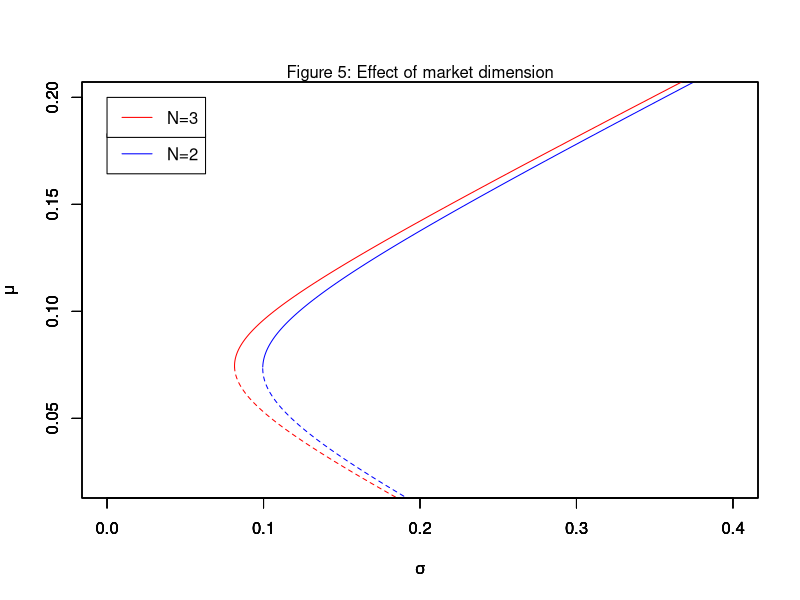

Reproduce this figure in R.
#Figure 5: Effect of market dimension


r1<-c(-0.21,0.09,0.28,0.48) 
r2<-c(0.06,0.18,-0.14,0.1)  #Data of returns

u<-t(c(1,1))
mu<-t(c(mean(r1),mean(r2))) #vector of mean returns (no distribution assumed)
cov12=3/4*cov(r1,r2)        #population covariance; from now own estimates are popultion estimates not sample (why?)
sigma<-c(sqrt(3/4*var(r1)),sqrt(3/4*var(r2)))
corr=cov12/sigma[1]*sigma[2]
C<-matrix(c(sigma[1]^2,cov12,
            cov12,sigma[2]^2)
          ,ncol=2,nrow=2)           #variance-covariance matrix   
invC=solve(C)

weights<-function(x){
  a<-matrix(c(1,u%*%invC%*%t(mu), 
              x,mu%*%invC%*%t(mu)),nrow=2,ncol=2)
  b<-matrix(c(u%*%invC%*%t(u),1, 
              mu%*%invC%*%t(u),x),nrow=2,ncol=2)
  c<-matrix(c(u%*%invC%*%t(u),u%*%invC%*%t(mu), 
              mu%*%invC%*%t(u),mu%*%invC%*%t(mu)),
            nrow=2,ncol=2)
  w=(det(a)*u%*%invC+det(b)*mu%*%invC)/det(c)
  return(w)
}           

t<-seq(0.0,0.5,0.001)
W=matrix(,nrow = length(t), ncol = 2)
for(i in 0:length(t)){
  W[i,]<-t(as.vector(weights(t[i])))
}                         #first we create a length(t)x2-matrix storing the weigths associated with
#different returns

w21<-t(as.vector(W[21,]))
t(w21)
sqrt(w21%*%C%*%t(w21))    #for example, this is the risk associated with weights in row 21

d=matrix(,nrow=501,ncol=2)
for(i in 1:501){
  d[i,]<-(t(as.vector(W[i,])))
}                         #next, we create a matrix d which treats every row as an individual vector of weights

V=matrix(,nrow=501,ncol=1)
for(i in 1:501){
  V[i,]<-sqrt(t(as.vector(d[i,]))%*%C%*%t(t(as.vector(d[i,]))))
}                         #lastly, we create yet another matrix V storing the risk associated with each weight

#Efficient Frontier

r<-as.vector(V)

par(mfrow=c(1,1))

plot(t[0:75]~r[0:75],xlab=expression(sigma),ylab=expression(mu), xlim=c(0,0.4),ylim=c(0.02,0.2),
     type="l",lty="dashed",col="blue")
par(new=TRUE)
plot(t[75:501]~r[75:501],xlab=expression(sigma),ylab=expression(mu), xlim=c(0,0.4),ylim=c(0.02,0.2),
     type="l",lwd="1",col="blue")


#3 assets

r1<-c(-0.21,0.09,0.28,0.48) 
r2<-c(0.06,0.18,-0.14,0.1)  #Data of linear returns
r3<-c(-0.15,0.22,0.07,0.29)
#r4<-c(-0.15,0.22,0.07,0.29)

u<-t(c(1,1,1))
mu<-t(c(mean(r1),mean(r2),mean(r3))) #vector of mean returns (no distribution assumed)
cov12=3/4*cov(r1,r2) 
cov13=3/4*cov(r1,r3)
cov23=3/4*cov(r2,r3)      #population covariance; from now own estimates are popultion estimates not sample (why?)
sigma<-c(sqrt(3/4*var(r1)),sqrt(3/4*var(r2)),sqrt(3/4*var(r3)))
corr12=cov12/sigma[1]*sigma[2]
corr13=cov13/sigma[1]*sigma[3]
corr23=cov23/sigma[2]*sigma[3]
C<-matrix(c(sigma[1]^2,cov12,cov13,
            cov12,sigma[2]^2,cov23,
            cov13,cov23,sigma[3]^2)
          ,ncol=3,nrow=3)           #variance-covariance matrix   
invC=solve(C)

weights<-function(x){
  a<-matrix(c(1,u%*%invC%*%t(mu), 
              x,mu%*%invC%*%t(mu)),nrow=2,ncol=2)
  b<-matrix(c(u%*%invC%*%t(u),1, 
              mu%*%invC%*%t(u),x),nrow=2,ncol=2)
  c<-matrix(c(u%*%invC%*%t(u),u%*%invC%*%t(mu), 
              mu%*%invC%*%t(u),mu%*%invC%*%t(mu)),
            nrow=2,ncol=2)
  w=(det(a)*u%*%invC+det(b)*mu%*%invC)/det(c)
  return(w)
}

t<-seq(0.0,0.5,0.001)
W=matrix(,nrow = length(t), ncol = 3)
for(i in 0:length(t)){
  W[i,]<-t(as.vector(weights(t[i])))
}                         #first we create a length(t)x2-matrix storing the weigths associated with
#different returns

w21<-t(as.vector(W[21,]))
t(w21)
sqrt(w21%*%C%*%t(w21))    #for example, this is the risk associated with weights in row 21

d=matrix(,nrow=501,ncol=3)
for(i in 1:501){
  d[i,]<-(t(as.vector(W[i,])))
}                         #next, we create a matrix d which treats every row as an individual vector of weights

V=matrix(,nrow=501,ncol=1)
for(i in 1:501){
  V[i,]<-sqrt(t(as.vector(d[i,]))%*%C%*%t(t(as.vector(d[i,]))))
}                         #lastly, we create yet another matrix V storing the risk associated with each weight

#Efficient Frontier

r<-as.vector(V)

par(new=TRUE)

plot(t[0:75]~r[0:75],xlab=expression(sigma),ylab=expression(mu), xlim=c(0,0.4),ylim=c(0.02,0.2),
     type="l",lty="dashed",lwd="1",col="red")
par(new=TRUE)
plot(t[75:501]~r[75:501],xlab=expression(sigma),ylab=expression(mu), xlim=c(0,0.4),ylim=c(0.02,0.2),
     type="l",lwd="1",col="red")


legend(0,0.183,"N=2",lty="solid",col="blue",lwd=1)
legend(0,0.2,"N=3",lty="solid",col="red",lwd=1)
mtext("Figure 5: Effect of market dimension",pos = 3,cex=1)